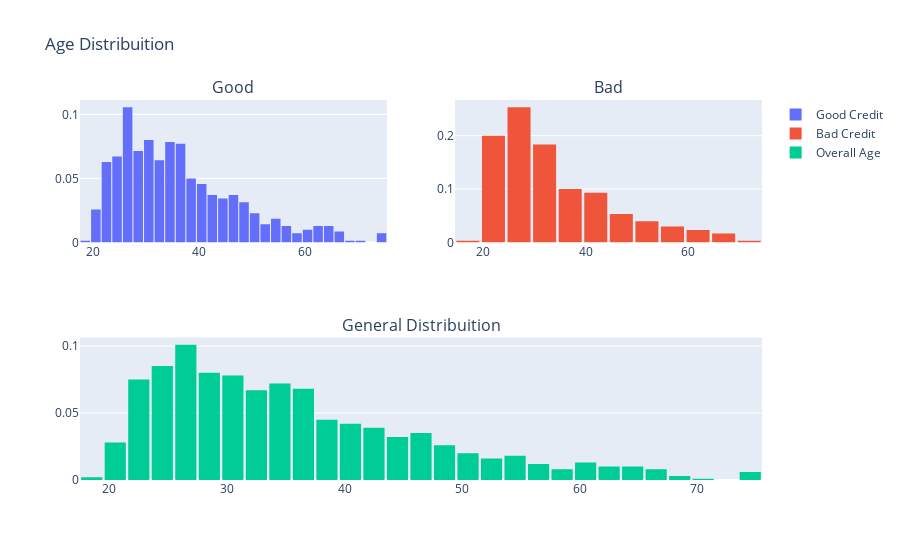

Write notebook code for a chart like this one.
### Code cell
df_good = df.loc[df["Risk"] == 'good']['Age'].values.tolist()
df_bad = df.loc[df["Risk"] == 'bad']['Age'].values.tolist()
df_age = df['Age'].values.tolist()

#First plot
trace0 = go.Histogram(
    x=df_good,
    histnorm='probability',
    name="Good Credit"
)
#Second plot
trace1 = go.Histogram(
    x=df_bad,
    histnorm='probability',
    name="Bad Credit"
)
#Third plot
trace2 = go.Histogram(
    x=df_age,
    histnorm='probability',
    name="Overall Age"
)

#Creating the grid
fig = tls.make_subplots(rows=2, cols=2, specs=[[{}, {}], [{'colspan': 2}, None]],
                          subplot_titles=('Good','Bad', 'General Distribuition'))

#setting the figs
fig.append_trace(trace0, 1, 1)
fig.append_trace(trace1, 1, 2)
fig.append_trace(trace2, 2, 1)

fig['layout'].update(showlegend=True, title='Age Distribuition', bargap=0.1)
py.iplot(fig)

### Figure 1 — Plotly figure (JSON) as saved in the notebook; plotly's stock layout.template omitted (floating-point values rounded to 4 significant figures; data arrays with more than 128 entries replaced by an {"elided": "..."} marker saying what was removed)
{"data": [{"histnorm": "probability", "name": "Good Credit", "type": "histogram", "x": {"elided": "700 int values"}, "xaxis": "x", "yaxis": "y"}, {"histnorm": "probability", "name": "Bad Credit", "type": "histogram", "x": {"elided": "300 int values"}, "xaxis": "x2", "yaxis": "y2"}, {"histnorm": "probability", "name": "Overall Age", "type": "histogram", "x": {"elided": "1000 int values"}, "xaxis": "x3", "yaxis": "y3"}], "layout": {"annotations": [{"font": {"size": 16}, "showarrow": false, "text": "Good", "x": 0.225, "xanchor": "center", "xref": "paper", "y": 1, "yanchor": "bottom", "yref": "paper"}, {"font": {"size": 16}, "showarrow": false, "text": "Bad", "x": 0.775, "xanchor": "center", "xref": "paper", "y": 1, "yanchor": "bottom", "yref": "paper"}, {"font": {"size": 16}, "showarrow": false, "text": "General Distribuition", "x": 0.5, "xanchor": "center", "xref": "paper", "y": 0.375, "yanchor": "bottom", "yref": "paper"}], "bargap": 0.1, "showlegend": true, "title": {"text": "Age Distribuition"}, "xaxis": {"anchor": "y", "domain": [0, 0.45]}, "xaxis2": {"anchor": "y2", "domain": [0.55, 1]}, "xaxis3": {"anchor": "y3", "domain": [0, 1]}, "yaxis": {"anchor": "x", "domain": [0.625, 1]}, "yaxis2": {"anchor": "x2", "domain": [0.625, 1]}, "yaxis3": {"anchor": "x3", "domain": [0, 0.375]}}}
